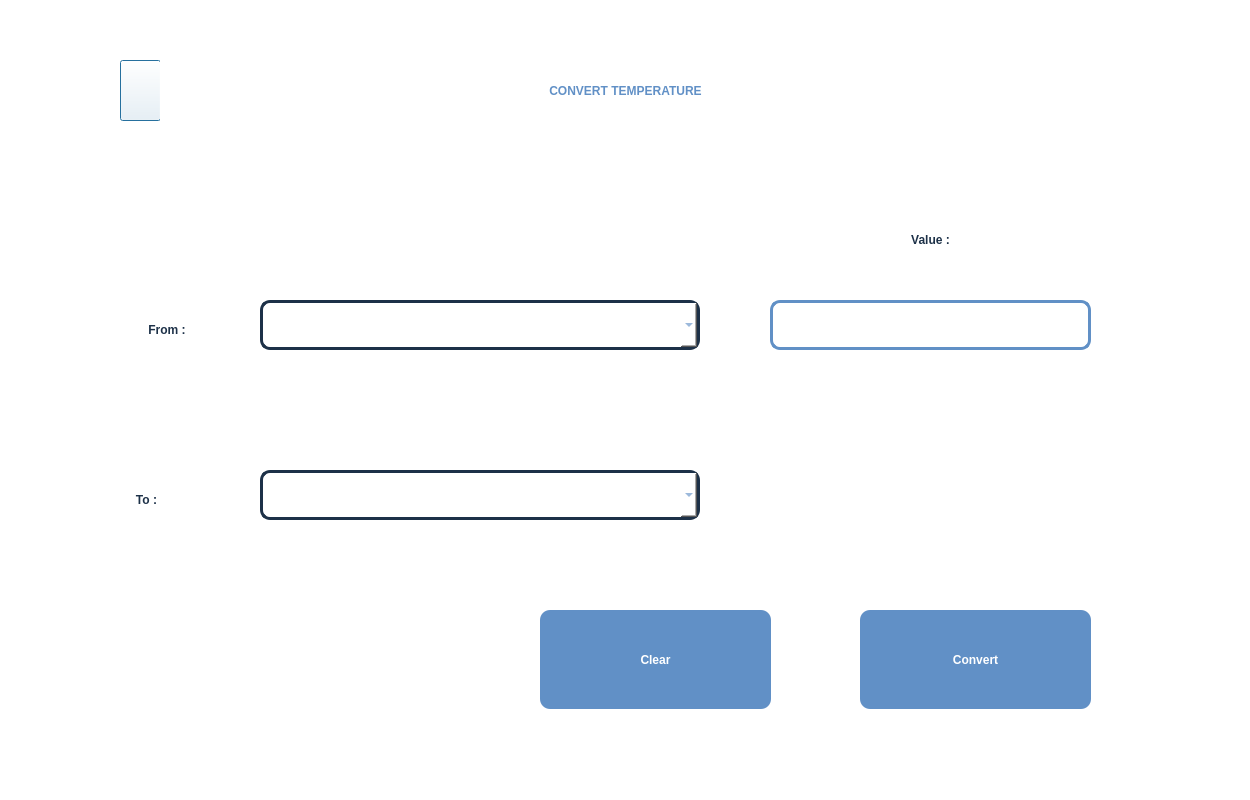
<?xml version="1.0" encoding="UTF-8"?>
<ui version="4.0">
 <class>temperature</class>
 <widget class="QDialog" name="temperature">
  <property name="geometry">
   <rect>
    <x>0</x>
    <y>0</y>
    <width>1250</width>
    <height>800</height>
   </rect>
  </property>
  <property name="windowTitle">
   <string>Dialog</string>
  </property>
  <property name="styleSheet">
   <string notr="true">background-color: rgb(255, 255, 255);</string>
  </property>
  <widget class="QComboBox" name="from_combobox">
   <property name="geometry">
    <rect>
     <x>260</x>
     <y>300</y>
     <width>440</width>
     <height>50</height>
    </rect>
   </property>
   <property name="styleSheet">
    <string notr="true">border:none;
font: 75 15pt &quot;Roboto&quot;;
color: rgba(97, 144, 198, 1);
border:3px solid rgba(29, 49, 72, 1);
border-radius:10px;
padding-left:20px;</string>
   </property>
  </widget>
  <widget class="QPushButton" name="mainwindow_button">
   <property name="geometry">
    <rect>
     <x>120</x>
     <y>60</y>
     <width>41</width>
     <height>61</height>
    </rect>
   </property>
   <property name="styleSheet">
    <string notr="true">border-image: url(:/resource/res/Group 29.png);</string>
   </property>
   <property name="text">
    <string/>
   </property>
  </widget>
  <widget class="QLabel" name="label">
   <property name="geometry">
    <rect>
     <x>160</x>
     <y>60</y>
     <width>931</width>
     <height>61</height>
    </rect>
   </property>
   <property name="styleSheet">
    <string notr="true">font: 30pt &quot;Roboto&quot;;
font-weight:bold;
color:rgba(97, 144, 198, 1);
</string>
   </property>
   <property name="text">
    <string>CONVERT TEMPERATURE</string>
   </property>
   <property name="alignment">
    <set>Qt::AlignCenter</set>
   </property>
  </widget>
  <widget class="QLineEdit" name="from_value">
   <property name="geometry">
    <rect>
     <x>770</x>
     <y>300</y>
     <width>321</width>
     <height>50</height>
    </rect>
   </property>
   <property name="styleSheet">
    <string notr="true">font: 75 15pt &quot;Roboto&quot;;
color: rgba(29, 49, 72, 1);
border:none;
border: 3px solid rgba(97, 144, 198, 1);
border-radius:10px;</string>
   </property>
   <property name="alignment">
    <set>Qt::AlignCenter</set>
   </property>
  </widget>
  <widget class="QComboBox" name="to_combobox">
   <property name="geometry">
    <rect>
     <x>260</x>
     <y>470</y>
     <width>440</width>
     <height>50</height>
    </rect>
   </property>
   <property name="styleSheet">
    <string notr="true">border:none;
font: 75 15pt &quot;Roboto&quot;;
color: rgba(97, 144, 198, 1);
border:3px solid rgba(29, 49, 72, 1);
border-radius:10px;
padding-left:20px;</string>
   </property>
  </widget>
  <widget class="QLabel" name="answer_label">
   <property name="geometry">
    <rect>
     <x>770</x>
     <y>440</y>
     <width>321</width>
     <height>81</height>
    </rect>
   </property>
   <property name="styleSheet">
    <string notr="true">border:none;
color:rgba(97, 144, 198, 1);
font: 75 40pt &quot;Roboto&quot;;
font-weight:bold;</string>
   </property>
   <property name="text">
    <string/>
   </property>
   <property name="alignment">
    <set>Qt::AlignCenter</set>
   </property>
  </widget>
  <widget class="QLabel" name="label_5">
   <property name="geometry">
    <rect>
     <x>880</x>
     <y>220</y>
     <width>101</width>
     <height>39</height>
    </rect>
   </property>
   <property name="styleSheet">
    <string notr="true">font: 20pt &quot;Roboto&quot;;
color: rgba(29, 49, 72, 1);
font-weight:bold;</string>
   </property>
   <property name="text">
    <string>Value :</string>
   </property>
   <property name="alignment">
    <set>Qt::AlignCenter</set>
   </property>
  </widget>
  <widget class="QPushButton" name="convert_button">
   <property name="geometry">
    <rect>
     <x>860</x>
     <y>610</y>
     <width>231</width>
     <height>99</height>
    </rect>
   </property>
   <property name="styleSheet">
    <string notr="true">font: 20pt &quot;Roboto&quot;;
color: rgb(255, 255, 255);
background-color: rgba(97, 144, 198, 1);
font-weight:bold;
border:none;
border-radius:10px;</string>
   </property>
   <property name="text">
    <string>Convert</string>
   </property>
  </widget>
  <widget class="QLabel" name="label_2">
   <property name="geometry">
    <rect>
     <x>120</x>
     <y>310</y>
     <width>94</width>
     <height>39</height>
    </rect>
   </property>
   <property name="styleSheet">
    <string notr="true">font: 20pt &quot;Roboto&quot;;
color: rgba(29, 49, 72, 1);
font-weight:bold;</string>
   </property>
   <property name="text">
    <string>From :</string>
   </property>
   <property name="alignment">
    <set>Qt::AlignCenter</set>
   </property>
  </widget>
  <widget class="QLabel" name="label_3">
   <property name="geometry">
    <rect>
     <x>120</x>
     <y>480</y>
     <width>53</width>
     <height>39</height>
    </rect>
   </property>
   <property name="styleSheet">
    <string notr="true">font: 20pt &quot;Roboto&quot;;
color: rgba(29, 49, 72, 1);
font-weight:bold;</string>
   </property>
   <property name="text">
    <string>To :</string>
   </property>
   <property name="alignment">
    <set>Qt::AlignCenter</set>
   </property>
  </widget>
  <widget class="QPushButton" name="clear_button">
   <property name="geometry">
    <rect>
     <x>540</x>
     <y>610</y>
     <width>231</width>
     <height>99</height>
    </rect>
   </property>
   <property name="styleSheet">
    <string notr="true">font: 20pt &quot;Roboto&quot;;
color: rgb(255, 255, 255);
background-color: rgba(97, 144, 198, 1);
font-weight:bold;
border:none;
border-radius:10px;</string>
   </property>
   <property name="text">
    <string>Clear</string>
   </property>
  </widget>
  <widget class="QLabel" name="label_4">
   <property name="geometry">
    <rect>
     <x>720</x>
     <y>390</y>
     <width>571</width>
     <height>441</height>
    </rect>
   </property>
   <property name="styleSheet">
    <string notr="true">image: url(:/resource/res/GettyImages-455313485-5899349a3df78caebc0c30da-removebg-preview_2-removebg-preview 1.png);</string>
   </property>
   <property name="text">
    <string/>
   </property>
  </widget>
  <zorder>label_4</zorder>
  <zorder>from_combobox</zorder>
  <zorder>mainwindow_button</zorder>
  <zorder>label</zorder>
  <zorder>from_value</zorder>
  <zorder>to_combobox</zorder>
  <zorder>answer_label</zorder>
  <zorder>label_5</zorder>
  <zorder>convert_button</zorder>
  <zorder>label_2</zorder>
  <zorder>label_3</zorder>
  <zorder>clear_button</zorder>
 </widget>
 <resources/>
 <connections/>
</ui>
